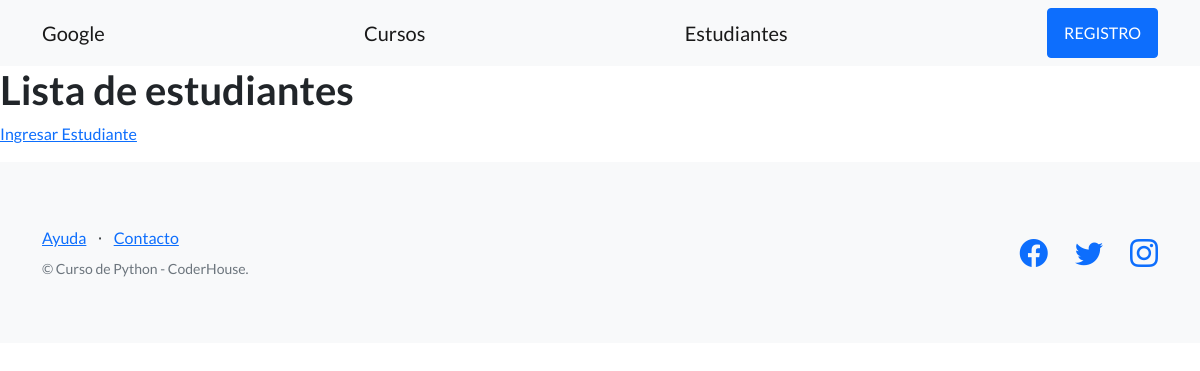
The app's page /estudios/estudiantes/, older data.
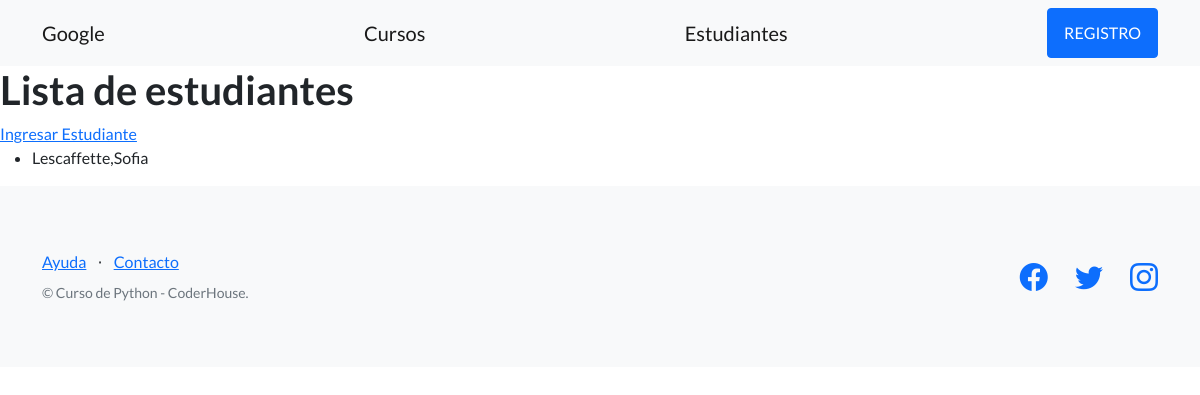
The same page, newer data.
### AppCoder/models.py (models this page shows, shortened)
class Estudiante(models.Model):
    nombre = models.CharField(max_length=120)
    apellido = models.CharField(max_length=80)
    email = models.EmailField()
    telefono = models.CharField(max_length=20)
    dni = models.CharField(max_length=32)
    fecha_nacimiento = models.DateField()

### AppCoder/views.py (the view)
def listar_estudiantes(request):
    contexto = {
        "estudiantes" : Estudiante.objects.all(),
    }
    http_response = render(
      request=request,
    template_name='AppCoder/lista_estudiantes.html',
      context=contexto,
  )
    return http_response

### AppCoder/templates/AppCoder/lista_estudiantes.html
{% extends "AppCoder/base.html"%}
{% block contenido %}
<section>
    <div>
        <h1>Lista de estudiantes</h1>
        <a href="{% url 'crear-estudiante' %}">Ingresar Estudiante</a>
        <ul>
        {% for student in estudiantes %}
         <li>{{student.apellido}},{{student.nombre}}</li>
        {% endfor %}
        </ul>
    </div>
</section>
{% endblock contenido %}

Row changes from the older to the newer data that the page shows:
added Estudiante: apellido "Lescaffette", nombre "Sofia"
